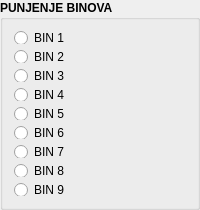
         <widget class="QGroupBox" name="groupBox_6">
          <property name="font">
           <font>
            <pointsize>9</pointsize>
            <weight>75</weight>
            <bold>true</bold>
           </font>
          </property>
          <property name="title">
           <string>PUNJENJE BINOVA</string>
          </property>
          <layout class="QVBoxLayout" name="verticalLayout_34">
           <item>
            <widget class="QRadioButton" name="srednji_bin1">
             <property name="sizePolicy">
              <sizepolicy hsizetype="Minimum" vsizetype="Fixed">
               <horstretch>0</horstretch>
               <verstretch>0</verstretch>
              </sizepolicy>
             </property>
             <property name="maximumSize">
              <size>
               <width>16777215</width>
               <height>13</height>
              </size>
             </property>
             <property name="font">
              <font>
               <pointsize>9</pointsize>
               <weight>50</weight>
               <bold>false</bold>
              </font>
             </property>
             <property name="text">
              <string>BIN 1</string>
             </property>
            </widget>
           </item>
           <item>
            <widget class="QRadioButton" name="srednji_bin2">
             <property name="sizePolicy">
              <sizepolicy hsizetype="Minimum" vsizetype="Fixed">
               <horstretch>0</horstretch>
               <verstretch>0</verstretch>
              </sizepolicy>
             </property>
             <property name="maximumSize">
              <size>
               <width>16777215</width>
               <height>13</height>
              </size>
             </property>
             <property name="font">
              <font>
               <pointsize>9</pointsize>
               <weight>50</weight>
               <bold>false</bold>
              </font>
             </property>
             <property name="text">
              <string>BIN 2</string>
             </property>
            </widget>
           </item>
           <item>
            <widget class="QRadioButton" name="srednji_bin3">
             <property name="sizePolicy">
              <sizepolicy hsizetype="Minimum" vsizetype="Fixed">
               <horstretch>0</horstretch>
               <verstretch>0</verstretch>
              </sizepolicy>
             </property>
             <property name="maximumSize">
              <size>
               <width>16777215</width>
               <height>13</height>
              </size>
             </property>
             <property name="font">
              <font>
               <pointsize>9</pointsize>
               <weight>50</weight>
               <bold>false</bold>
              </font>
             </property>
             <property name="text">
              <string>BIN 3</string>
             </property>
            </widget>
           </item>
           <item>
            <widget class="QRadioButton" name="srednji_bin4">
             <property name="sizePolicy">
              <sizepolicy hsizetype="Minimum" vsizetype="Fixed">
               <horstretch>0</horstretch>
               <verstretch>0</verstretch>
              </sizepolicy>
             </property>
             <property name="maximumSize">
              <size>
               <width>16777215</width>
               <height>13</height>
              </size>
             </property>
             <property name="font">
              <font>
               <pointsize>9</pointsize>
               <weight>50</weight>
               <bold>false</bold>
              </font>
             </property>
             <property name="text">
              <string>BIN 4</string>
             </property>
            </widget>
           </item>
           <item>
            <widget class="QRadioButton" name="srednji_bin5">
             <property name="sizePolicy">
              <sizepolicy hsizetype="Minimum" vsizetype="Fixed">
               <horstretch>0</horstretch>
               <verstretch>0</verstretch>
              </sizepolicy>
             </property>
             <property name="maximumSize">
              <size>
               <width>16777215</width>
               <height>13</height>
              </size>
             </property>
             <property name="font">
              <font>
               <pointsize>9</pointsize>
               <weight>50</weight>
               <bold>false</bold>
              </font>
             </property>
             <property name="text">
              <string>BIN 5</string>
             </property>
            </widget>
           </item>
           <item>
            <widget class="QRadioButton" name="srednji_bin6">
             <property name="sizePolicy">
              <sizepolicy hsizetype="Minimum" vsizetype="Fixed">
               <horstretch>0</horstretch>
               <verstretch>0</verstretch>
              </sizepolicy>
             </property>
             <property name="maximumSize">
              <size>
               <width>16777215</width>
               <height>13</height>
              </size>
             </property>
             <property name="font">
              <font>
               <pointsize>9</pointsize>
               <weight>50</weight>
               <bold>false</bold>
              </font>
             </property>
             <property name="text">
              <string>BIN 6</string>
             </property>
            </widget>
           </item>
           <item>
            <widget class="QRadioButton" name="srednji_bin7">
             <property name="sizePolicy">
              <sizepolicy hsizetype="Minimum" vsizetype="Fixed">
               <horstretch>0</horstretch>
               <verstretch>0</verstretch>
              </sizepolicy>
             </property>
             <property name="maximumSize">
              <size>
               <width>16777215</width>
               <height>13</height>
              </size>
             </property>
             <property name="font">
              <font>
               <pointsize>9</pointsize>
               <weight>50</weight>
               <bold>false</bold>
              </font>
             </property>
             <property name="text">
              <string>BIN 7</string>
             </property>
            </widget>
           </item>
           <item>
            <widget class="QRadioButton" name="srednji_bin8">
             <property name="sizePolicy">
              <sizepolicy hsizetype="Minimum" vsizetype="Fixed">
               <horstretch>0</horstretch>
               <verstretch>0</verstretch>
              </sizepolicy>
             </property>
             <property name="maximumSize">
              <size>
               <width>16777215</width>
               <height>13</height>
              </size>
             </property>
             <property name="font">
              <font>
               <pointsize>9</pointsize>
               <weight>50</weight>
               <bold>false</bold>
              </font>
             </property>
             <property name="text">
              <string>BIN 8</string>
             </property>
            </widget>
           </item>
           <item>
            <widget class="QRadioButton" name="srednji_bin9">
             <property name="sizePolicy">
              <sizepolicy hsizetype="Minimum" vsizetype="Fixed">
               <horstretch>0</horstretch>
               <verstretch>0</verstretch>
              </sizepolicy>
             </property>
             <property name="maximumSize">
              <size>
               <width>16777215</width>
               <height>13</height>
              </size>
             </property>
             <property name="font">
              <font>
               <pointsize>9</pointsize>
               <weight>50</weight>
               <bold>false</bold>
              </font>
             </property>
             <property name="text">
              <string>BIN 9</string>
             </property>
            </widget>
           </item>
          </layout>
         </widget>
